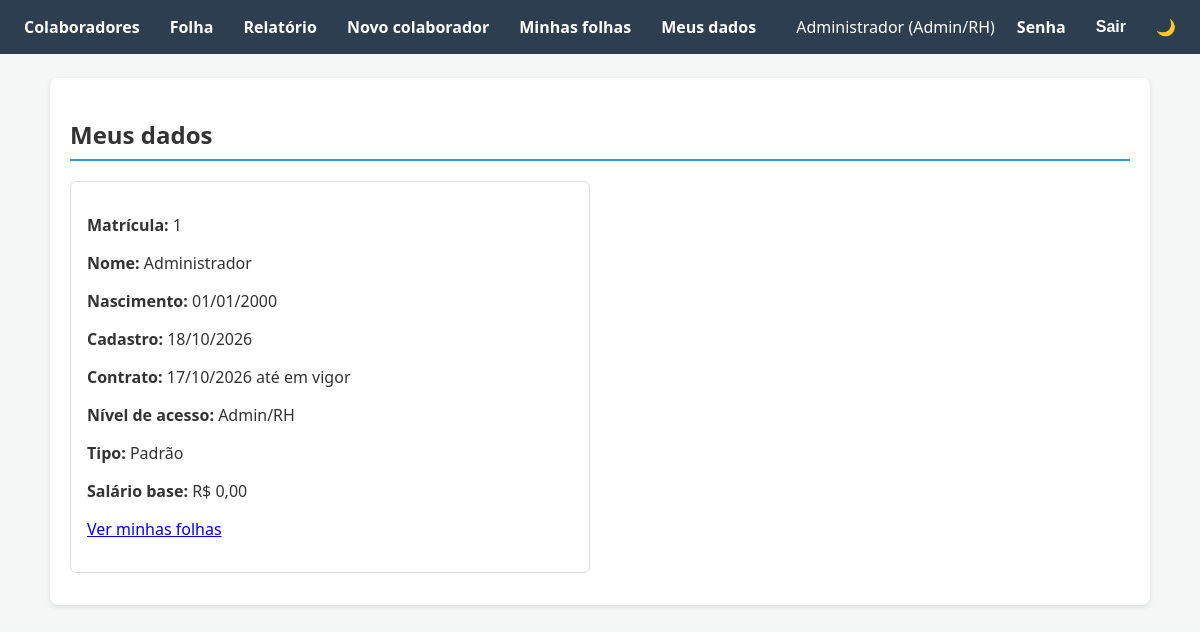
The page /meus-dados (signed in) on the database its author committed.
### tables this page shows
CREATE TABLE colaborador (
    matricula               INTEGER PRIMARY KEY AUTOINCREMENT,
    nome                    TEXT    NOT NULL CHECK (length(trim(nome)) > 0),
    data_nascimento         TEXT    NOT NULL,
    data_cadastro           TEXT    NOT NULL DEFAULT (date('now')),
    data_inicio_contrato    TEXT    NOT NULL,
    data_fim_contrato       TEXT,                       -- NULL = contrato ativo
    nivel_acesso            INTEGER NOT NULL CHECK (nivel_acesso IN (1,2,3)), -- 1 Admin/RH, 2 Financeiro, 3 Comum
    status                  TEXT    NOT NULL DEFAULT 'Ativo' CHECK (status IN ('Ativo','Inativo')),
    senha_hash              TEXT    NOT NULL,
    tipo                    TEXT    NOT NULL CHECK (tipo IN ('PADRAO','COMISSIONADO','PRODUCAO')),
    salario_base_centavos   INTEGER NOT NULL CHECK (salario_base_centavos >= 0),
    percentual_comissao_bp  INTEGER NOT NULL DEFAULT 0 CHECK (percentual_comissao_bp >= 0), -- 5,50% = 550
    valor_unidade_centavos  INTEGER NOT NULL DEFAULT 0 CHECK (valor_unidade_centavos >= 0),
    CHECK (data_fim_contrato IS NULL OR data_fim_contrato >= data_inicio_contrato)
);

### app/colaboradores.py (the view)
@bp.route("/meus-dados")
@login_obrigatorio
def meus_dados():
    c = get_db().execute(
        "SELECT matricula, nome, data_nascimento, data_cadastro, data_inicio_contrato, "
        "data_fim_contrato, nivel_acesso, tipo, salario_base_centavos, percentual_comissao_bp, "
        "valor_unidade_centavos FROM colaborador WHERE matricula = ?",
        (g.usuario["matricula"],)).fetchone()
    return render_template("meus_dados.html", c=c)

### app/auth.py (called while the page is built)
def login_obrigatorio(view):
    @wraps(view)
    def envelope(*args, **kwargs):
        if g.usuario is None:
            return redirect(url_for("auth.login"))
        return view(*args, **kwargs)
    return envelope

### app/db.py (called while the page is built)
def get_db():
    if "db" not in g:
        g.db = sqlite3.connect(current_app.config["DATABASE"])
        g.db.row_factory = sqlite3.Row
        g.db.execute("PRAGMA foreign_keys = ON")
    return g.db

### app/regras.py (called while the page is built)
def reais(c) -> str:
    c = int(c)
    r, cent = divmod(abs(c), 100)
    return f"{'-' if c < 0 else ''}R$ {r:,}".replace(",", ".") + f",{cent:02d}"

### app/templates/meus_dados.html (shortened to what this page needs)
{% extends "base.html" %}
{% block conteudo %}
<h2>Meus dados</h2>
<div class="card estreito">
  <p><strong>Matrícula:</strong> {{ c.matricula }}</p>
  <p><strong>Nome:</strong> {{ c.nome }}</p>
  <p><strong>Nascimento:</strong> {{ c.data_nascimento|data_br }}</p>
  <p><strong>Cadastro:</strong> {{ c.data_cadastro|data_br }}</p>
  <p><strong>Contrato:</strong> {{ c.data_inicio_contrato|data_br }} até {{ c.data_fim_contrato|data_br if c.data_fim_contrato else 'em vigor' }}</p>
  <p><strong>Nível de acesso:</strong> {{ c.nivel_acesso|nivel_nome }}</p>
  <p><strong>Tipo:</strong> {{ c.tipo|tipo_nome }}</p>
  <p><strong>Salário base:</strong> {{ c.salario_base_centavos|brl }}</p>
  <p><a href="{{ url_for('folha.minha_folha') }}">Ver minhas folhas</a></p>
</div>
{% endblock %}

### app/templates/base.html (shortened to what this page needs)
<!doctype html>
<html lang="pt-BR" data-theme="light">
<head>
  <link rel="stylesheet" href="{{ url_for('static', filename='style.css') }}">
</head>
<body>
{% if usuario %}
<nav class="navbar">
  <div class="links">
    {% if usuario.nivel_acesso in (1, 2) %}
      <a href="{{ url_for('colaboradores.lista') }}">Colaboradores</a>
      <a href="{{ url_for('folha.lista') }}">Folha</a>
      <a href="{{ url_for('folha.relatorio') }}">Relatório</a>
    {% endif %}
    {% if usuario.nivel_acesso == 1 %}<a href="{{ url_for('colaboradores.novo') }}">Novo colaborador</a>{% endif %}
    <a href="{{ url_for('folha.minha_folha') }}">Minhas folhas</a>
    <a href="{{ url_for('colaboradores.meus_dados') }}">Meus dados</a>
  </div>
  <div class="links">
    <span>{{ usuario.nome }} ({{ usuario.nivel_acesso|nivel_nome }})</span>
    <a href="{{ url_for('auth.trocar_senha') }}">Senha</a>
    <form method="post" action="{{ url_for('auth.logout') }}" class="inline">
      <button class="link">Sair</button>
    </form>
    <button type="button" id="btn-tema" class="link">🌙</button>
  </div>
</nav>
{% endif %}
<main class="container">
  {% block conteudo %}{% endblock %}
</main>
</body>
</html>

### app/static/style.css (style rules this page uses)
:root { --bg:#f4f7f6; --card:#fff; --texto:#333; --nav:#2c3e50; --borda:#ddd; --th:#ecf0f1; --azul:#3498db; --vermelho:#e74c3c; --verde:#27ae60; }
* { box-sizing: border-box; }
body { margin:0; font-family:'Segoe UI',Tahoma,sans-serif; background:var(--bg); color:var(--texto); }
.navbar { background:var(--nav); padding:12px 16px; display:flex; justify-content:space-between; flex-wrap:wrap; gap:8px; }
.links { display:flex; gap:14px; align-items:center; flex-wrap:wrap; color:#fff; }
.navbar a, button.link { color:#fff; text-decoration:none; font-weight:bold; background:none; border:none; cursor:pointer; padding:4px 8px; font-size:1em; }
.container { max-width:1100px; margin:24px auto; background:var(--card); padding:20px; border-radius:8px; box-shadow:0 2px 5px rgba(0,0,0,.1); }
h2 { border-bottom:2px solid var(--azul); padding-bottom:8px; }
input, select, button, .botao { padding:7px 10px; border:1px solid var(--borda); border-radius:4px; background:var(--card); color:var(--texto); font-size:1em; }
button, .botao { background:var(--azul); color:#fff; border:none; cursor:pointer; font-weight:bold; text-decoration:none; display:inline-block; }
form.inline { display:inline; }
.estreito { max-width:520px; }
.card { border:1px solid var(--borda); padding:16px; border-radius:6px; margin-bottom:12px; }

### rows shown on the page
colaborador: nome "Administrador", nivel_acesso|nivel_nome "Admin/RH", matricula "1", data_nascimento|data_br "01/01/2000", data_cadastro|data_br "18/10/2026", data_inicio_contrato|data_br "17/10/2026", tipo|tipo_nome "Padrão", salario_base_centavos|brl "R$ 0,00"

### other values the page prints
{{ c.data_fim_contrato|data_br if c.data_fim_contrato else 'em vigor' }} "em vigor"
